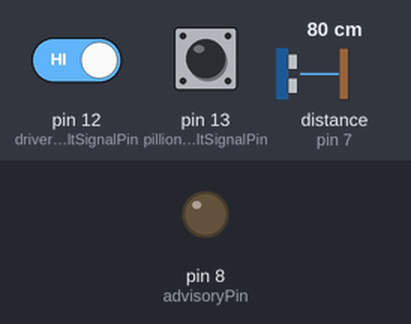
Recording of a sketch running on a simulated Arduino Uno, built with avr-gcc and run on an emulated ATmega328P. Shown: output pins drawn as LEDs (lit = HIGH). Wiring (inferred from the names in the program): ultrasonic range finder: trigger pin 6; echo pin 7. The inputs (shaded band) are chosen by the test bench; at power-on: pin 12 (driverSeatBeltSignalPin) HIGH, pin 13 (pillionSeatBeltSignalPin) HIGH, distance to the obstacle (sensor on pin 7) 80 cm. The echo pulse lasts 58.3 µs per cm; pins used as bus, display or sensor lines are not drawn; what the sketch prints to the serial monitor is not drawn.

Above: at 2.2 s.
2.3 s: pin 12 (driverSeatBeltSignalPin) driven LOW
At 4.0 s:
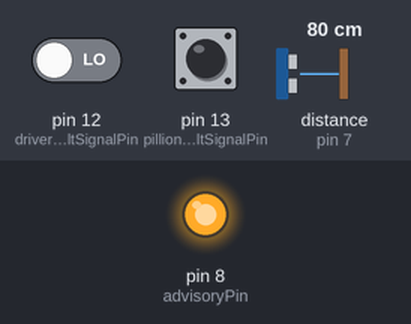
Timing chart, 0 to 5.5 s (numbered marks = the images above; inputs shaded):
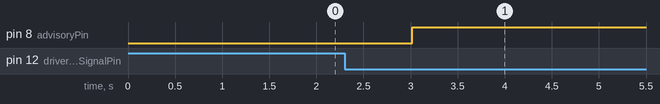

The sketch:

SeatBelt.ino
```cpp
int pillionSeatPersonDistance = 0;
boolean isPillionOnSeat = false;//Assumes that pillon is off seat when car started
int livePersonLeastMovementDistance = 3;//Live person will move atleat this much
int personMiniWidth = 10;//Person is atleast 10 cm wide
#define driverSeatBeltSignalPin 12
#define pillionSeatBeltSignalPin  13
int footMatDistance = 45;//Distance of foor mat from sensor
#define ultrasonicTriggerPin 6
#define ultrasonicEchoPin 7
#define advisoryPin  8

unsigned long lastTimeMotionDetected = 0;


void setup() {
  Serial.begin(9600);
  pinMode(driverSeatBeltSignalPin, INPUT);
  pinMode(pillionSeatBeltSignalPin, INPUT);
  pinMode(ultrasonicTriggerPin, OUTPUT);
  pinMode(ultrasonicEchoPin, INPUT);
  pinMode(advisoryPin, OUTPUT);
  delay(1000);
  pillionSeatPersonDistance = getDistance();
  Serial.println("Welcome");

}

// the loop function runs over and over again forever
void loop() {

 // if (digitalRead(driverSeatBeltSignalPin) == HIGH ){
    Serial.print("Driver === ");
    Serial.println(digitalRead(driverSeatBeltSignalPin));

  //}
//  if (digitalRead(pillionSeatBeltSignalPin) == HIGH){
    Serial.print("Pillion ===  ");
    Serial.println(digitalRead(pillionSeatBeltSignalPin));
 // }

  delay(1000);
  if(
      !digitalRead(driverSeatBeltSignalPin)  || //Driver is not wearing seat belt
      (isPillionOnSeat && !digitalRead(pillionSeatBeltSignalPin) ) // pillion on seat but seat belt is off
    )
    {//Any seat bealt off , play advisory
       playSeatBeltAdvisory();
    }
    if (!digitalRead(pillionSeatBeltSignalPin)){//Pillion is not wearing seat belt check if he is on seat

      isPillionSittingOnSeat();
    }


}

///footMatDistance
void isPillionSittingOnSeat(){
  delay(200);
  int pillionSeatDistanceNew = getDistance();
  Serial.println("----pillion distance-----");
Serial.println(pillionSeatDistanceNew);
Serial.println("#############");
//delay(1000);
  //3. Foor mat distance is less than threshhold
  if (pillionSeatDistanceNew < footMatDistance){
    isPillionOnSeat = true;
  }else {
    isPillionOnSeat = false;
  }
  //1. Live person detected
 /* if (
      ( pillionSeatPersonDistance - pillionSeatDistanceNew) > livePersonLeastMovementDistance ||
      ( pillionSeatDistanceNew  - pillionSeatPersonDistance ) > livePersonLeastMovementDistance
     ){//Assumes that a live person will move more that 3 cm
    isPillionOnSeat = true;
    lastTimeMotionDetected = millis();
  }else {
    if ( (millis() - lastTimeMotionDetected) > 60 * 1000){//If no motion for a minute
      isPillionOnSeat = false;
    }
  }*/

/*
//2. Is person getting off seat
  if ( (pillionSeatPersonDistance - pillionSeatDistanceNew) > personMiniWidth){
    isPillionOnSeat = false;
    delay(1000 * 60);//Give person this much time to get off seat
  }
*/
  pillionSeatPersonDistance = pillionSeatDistanceNew;
}
//Returns the distance of object in front of sensor
long getDistance(){
  digitalWrite(ultrasonicTriggerPin, LOW);
  delayMicroseconds(10); // Added this line
  digitalWrite(ultrasonicTriggerPin, HIGH);

  delayMicroseconds(10);
  digitalWrite(ultrasonicTriggerPin, LOW);
long  duration = pulseIn(ultrasonicEchoPin, HIGH);
 long  distance = (duration/2) / 29.1;
 return distance;
}

void playSeatBeltAdvisory(){
  digitalWrite(advisoryPin, LOW);
  delay(10);
  digitalWrite(advisoryPin, HIGH);
  delay(10 *1000);//10 Second
  digitalWrite(advisoryPin, LOW);
}
```

Measured:
- after the input at 2.3 s, pin 8 (advisoryPin): LOW → HIGH after 0.72 s
